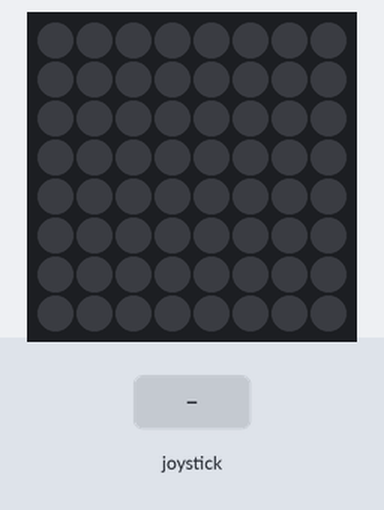
Simulated run of this program. Board: Raspberry Pi (BCM pin numbers) with a Sense HAT. Shown: the Sense HAT's 8×8 RGB LED matrix. Inputs (shaded band) come from the test bench. At 7.9 s the program stops and its outputs stay as they are.

Above: at 1.2 s.
1.3 s: joystick pushed up
At 2.6 s:
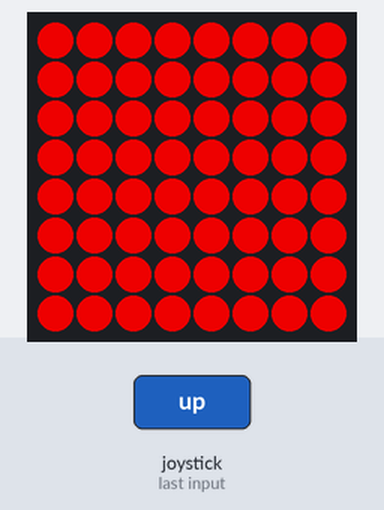
2.9 s: joystick pushed down
At 4.1 s:
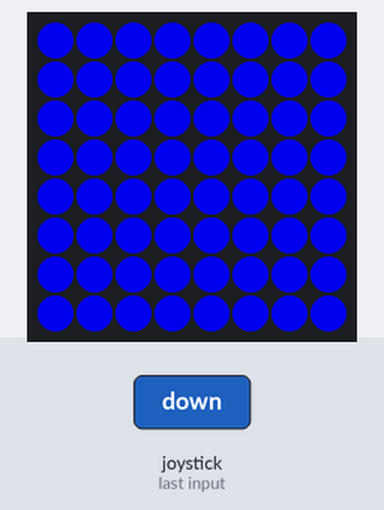
4.5 s: joystick pushed left
At 5.3 s:
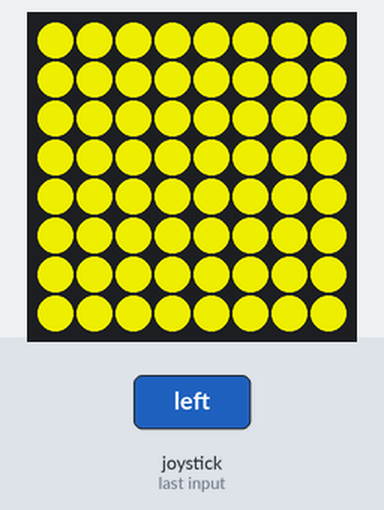
6.1 s: joystick pushed right
At 7.4 s:
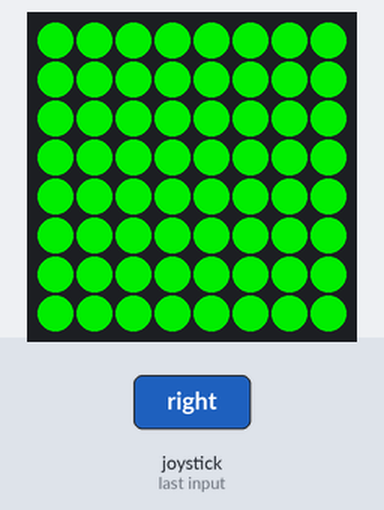
7.7 s: joystick clicked
At 9.0 s:
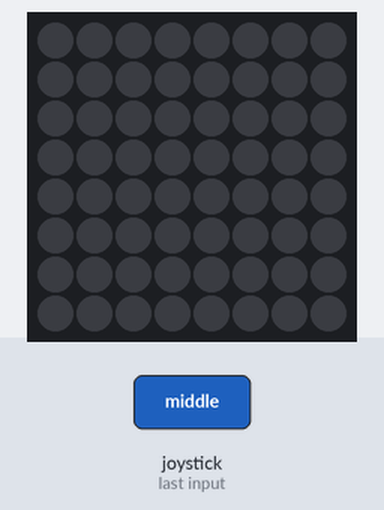
Timing chart, 0 to 9.4 s (numbered marks = the images above; inputs shaded):
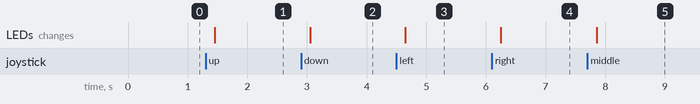

The program:

joystick.py
```python
from sense_hat import SenseHat
import sys
import signal
import time

red = (200, 0, 0)
yellow = (200, 200, 0)
green = (0, 200, 0)
blue = (0, 0, 200)

sense = SenseHat()

def signal_handler(my_signal, temp):
   sense.clear()
   sys.exit(0)


finished = False
colour = green
signal.signal(signal.SIGINT, signal_handler)

while not finished:
   my_event = sense.stick.wait_for_event(emptybuffer = True)
   if my_event.action == "released":
      if my_event.direction == "up":
         colour = red
      elif my_event.direction == "down":
         colour = blue
      elif my_event.direction == "left":
         colour = yellow
      elif my_event.direction == "right":
         colour = green
      elif my_event.direction == "middle":
         finished = True

      sense.clear(colour)

my_event = sense.stick.get_events()
sense.clear()
```

Measured:
- after the input at 1.3 s, the LEDs: change after 0.15 s (image 1)
- after the input at 2.9 s, the LEDs: change after 0.15 s (image 2)
- after the input at 4.5 s, the LEDs: change after 0.15 s (image 3)
- after the input at 6.1 s, the LEDs: change after 0.15 s (image 4)
- after the input at 7.7 s, the LEDs: change after 0.15 s (image 5)
